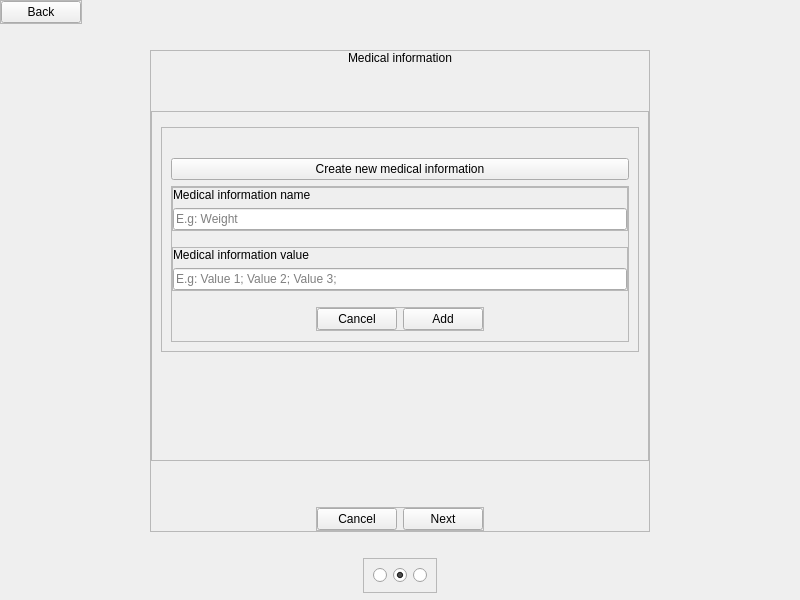
<?xml version="1.0" encoding="UTF-8"?>
<ui version="4.0">
 <class>add_patient_mi</class>
 <widget class="QWidget" name="add_patient_mi">
  <property name="enabled">
   <bool>true</bool>
  </property>
  <property name="geometry">
   <rect>
    <x>0</x>
    <y>0</y>
    <width>800</width>
    <height>600</height>
   </rect>
  </property>
  <property name="windowTitle">
   <string>Loggin</string>
  </property>
  <property name="styleSheet">
   <string notr="true"/>
  </property>
  <layout class="QVBoxLayout" name="verticalLayout">
   <property name="leftMargin">
    <number>0</number>
   </property>
   <property name="topMargin">
    <number>0</number>
   </property>
   <property name="rightMargin">
    <number>0</number>
   </property>
   <property name="bottomMargin">
    <number>7</number>
   </property>
   <item alignment="Qt::AlignLeft|Qt::AlignTop">
    <widget class="QFrame" name="frame_5">
     <property name="frameShape">
      <enum>QFrame::StyledPanel</enum>
     </property>
     <property name="frameShadow">
      <enum>QFrame::Raised</enum>
     </property>
     <layout class="QHBoxLayout" name="horizontalLayout">
      <property name="spacing">
       <number>0</number>
      </property>
      <property name="leftMargin">
       <number>0</number>
      </property>
      <property name="topMargin">
       <number>0</number>
      </property>
      <property name="rightMargin">
       <number>0</number>
      </property>
      <property name="bottomMargin">
       <number>0</number>
      </property>
      <item>
       <widget class="NavigatorButton" name="bt_back">
        <property name="text">
         <string>Back</string>
        </property>
       </widget>
      </item>
     </layout>
    </widget>
   </item>
   <item>
    <spacer name="verticalSpacer_3">
     <property name="orientation">
      <enum>Qt::Vertical</enum>
     </property>
     <property name="sizeType">
      <enum>QSizePolicy::Fixed</enum>
     </property>
     <property name="sizeHint" stdset="0">
      <size>
       <width>20</width>
       <height>20</height>
      </size>
     </property>
    </spacer>
   </item>
   <item alignment="Qt::AlignHCenter">
    <widget class="QFrame" name="c_center">
     <property name="minimumSize">
      <size>
       <width>500</width>
       <height>450</height>
      </size>
     </property>
     <property name="frameShape">
      <enum>QFrame::StyledPanel</enum>
     </property>
     <property name="frameShadow">
      <enum>QFrame::Raised</enum>
     </property>
     <layout class="QVBoxLayout" name="verticalLayout_2">
      <property name="leftMargin">
       <number>0</number>
      </property>
      <property name="topMargin">
       <number>0</number>
      </property>
      <property name="rightMargin">
       <number>0</number>
      </property>
      <property name="bottomMargin">
       <number>0</number>
      </property>
      <item alignment="Qt::AlignHCenter">
       <widget class="Label" name="lb_title">
        <property name="text">
         <string>Medical information</string>
        </property>
       </widget>
      </item>
      <item>
       <spacer name="verticalSpacer_2">
        <property name="orientation">
         <enum>Qt::Vertical</enum>
        </property>
        <property name="sizeType">
         <enum>QSizePolicy::Fixed</enum>
        </property>
        <property name="sizeHint" stdset="0">
         <size>
          <width>20</width>
          <height>40</height>
         </size>
        </property>
       </spacer>
      </item>
      <item>
       <widget class="QScrollArea" name="scrollArea">
        <property name="widgetResizable">
         <bool>true</bool>
        </property>
        <widget class="QWidget" name="scrollAreaWidgetContents">
         <property name="geometry">
          <rect>
           <x>0</x>
           <y>0</y>
           <width>496</width>
           <height>327</height>
          </rect>
         </property>
         <layout class="QVBoxLayout" name="verticalLayout_3">
          <item>
           <widget class="QFrame" name="c_medical_information">
            <property name="frameShape">
             <enum>QFrame::StyledPanel</enum>
            </property>
            <property name="frameShadow">
             <enum>QFrame::Raised</enum>
            </property>
           </widget>
          </item>
          <item alignment="Qt::AlignBottom">
           <widget class="QFrame" name="c_create_new_mi">
            <property name="frameShape">
             <enum>QFrame::StyledPanel</enum>
            </property>
            <property name="frameShadow">
             <enum>QFrame::Raised</enum>
            </property>
            <layout class="QVBoxLayout" name="verticalLayout_4">
             <property name="topMargin">
              <number>30</number>
             </property>
             <item>
              <widget class="Button" name="bt_create_new_mi">
               <property name="text">
                <string>Create new medical information</string>
               </property>
              </widget>
             </item>
             <item>
              <widget class="QFrame" name="c_new_mi">
               <property name="enabled">
                <bool>true</bool>
               </property>
               <property name="frameShape">
                <enum>QFrame::StyledPanel</enum>
               </property>
               <property name="frameShadow">
                <enum>QFrame::Raised</enum>
               </property>
               <layout class="QVBoxLayout" name="verticalLayout_5">
                <property name="spacing">
                 <number>16</number>
                </property>
                <property name="leftMargin">
                 <number>0</number>
                </property>
                <property name="topMargin">
                 <number>0</number>
                </property>
                <property name="rightMargin">
                 <number>0</number>
                </property>
                <property name="bottomMargin">
                 <number>10</number>
                </property>
                <item>
                 <widget class="QFrame" name="c_new_mi_name">
                  <property name="frameShape">
                   <enum>QFrame::StyledPanel</enum>
                  </property>
                  <property name="frameShadow">
                   <enum>QFrame::Raised</enum>
                  </property>
                  <layout class="QVBoxLayout" name="verticalLayout_6">
                   <property name="leftMargin">
                    <number>0</number>
                   </property>
                   <property name="topMargin">
                    <number>0</number>
                   </property>
                   <property name="rightMargin">
                    <number>0</number>
                   </property>
                   <property name="bottomMargin">
                    <number>0</number>
                   </property>
                   <item>
                    <widget class="Label" name="lb_new_mi_name">
                     <property name="text">
                      <string>Medical information name</string>
                     </property>
                    </widget>
                   </item>
                   <item>
                    <widget class="LineEdit" name="i_new_mi_name">
                     <property name="placeholderText">
                      <string>E.g: Weight</string>
                     </property>
                    </widget>
                   </item>
                  </layout>
                 </widget>
                </item>
                <item>
                 <widget class="QFrame" name="c_new_mi_value">
                  <property name="frameShape">
                   <enum>QFrame::StyledPanel</enum>
                  </property>
                  <property name="frameShadow">
                   <enum>QFrame::Raised</enum>
                  </property>
                  <layout class="QVBoxLayout" name="verticalLayout_7">
                   <property name="leftMargin">
                    <number>0</number>
                   </property>
                   <property name="topMargin">
                    <number>0</number>
                   </property>
                   <property name="rightMargin">
                    <number>0</number>
                   </property>
                   <property name="bottomMargin">
                    <number>0</number>
                   </property>
                   <item>
                    <widget class="Label" name="lb_new_mi_value">
                     <property name="text">
                      <string>Medical information value</string>
                     </property>
                    </widget>
                   </item>
                   <item>
                    <widget class="LineEdit" name="i_new_mi_value">
                     <property name="placeholderText">
                      <string>E.g: Value 1; Value 2; Value 3;</string>
                     </property>
                    </widget>
                   </item>
                  </layout>
                 </widget>
                </item>
                <item alignment="Qt::AlignHCenter|Qt::AlignBottom">
                 <widget class="QFrame" name="frame">
                  <property name="frameShape">
                   <enum>QFrame::StyledPanel</enum>
                  </property>
                  <property name="frameShadow">
                   <enum>QFrame::Raised</enum>
                  </property>
                  <layout class="QHBoxLayout" name="horizontalLayout_2">
                   <property name="leftMargin">
                    <number>0</number>
                   </property>
                   <property name="topMargin">
                    <number>0</number>
                   </property>
                   <property name="rightMargin">
                    <number>0</number>
                   </property>
                   <property name="bottomMargin">
                    <number>0</number>
                   </property>
                   <item>
                    <widget class="Button" name="bt_cancel_new_mi">
                     <property name="text">
                      <string>Cancel</string>
                     </property>
                    </widget>
                   </item>
                   <item>
                    <widget class="Button" name="bt_add_new_mi">
                     <property name="text">
                      <string>Add</string>
                     </property>
                    </widget>
                   </item>
                  </layout>
                 </widget>
                </item>
               </layout>
              </widget>
             </item>
            </layout>
           </widget>
          </item>
          <item>
           <spacer name="verticalSpacer_5">
            <property name="orientation">
             <enum>Qt::Vertical</enum>
            </property>
            <property name="sizeHint" stdset="0">
             <size>
              <width>20</width>
              <height>40</height>
             </size>
            </property>
           </spacer>
          </item>
         </layout>
        </widget>
       </widget>
      </item>
      <item>
       <spacer name="verticalSpacer">
        <property name="orientation">
         <enum>Qt::Vertical</enum>
        </property>
        <property name="sizeType">
         <enum>QSizePolicy::Fixed</enum>
        </property>
        <property name="sizeHint" stdset="0">
         <size>
          <width>20</width>
          <height>40</height>
         </size>
        </property>
       </spacer>
      </item>
      <item alignment="Qt::AlignHCenter">
       <widget class="QFrame" name="c_buttons">
        <property name="frameShape">
         <enum>QFrame::StyledPanel</enum>
        </property>
        <property name="frameShadow">
         <enum>QFrame::Raised</enum>
        </property>
        <layout class="QHBoxLayout" name="horizontalLayout_3">
         <property name="leftMargin">
          <number>0</number>
         </property>
         <property name="topMargin">
          <number>0</number>
         </property>
         <property name="rightMargin">
          <number>0</number>
         </property>
         <property name="bottomMargin">
          <number>0</number>
         </property>
         <item>
          <widget class="Button" name="bt_cancel">
           <property name="text">
            <string>Cancel</string>
           </property>
          </widget>
         </item>
         <item>
          <widget class="Button" name="bt_next">
           <property name="text">
            <string>Next</string>
           </property>
          </widget>
         </item>
        </layout>
       </widget>
      </item>
     </layout>
    </widget>
   </item>
   <item>
    <spacer name="verticalSpacer_4">
     <property name="orientation">
      <enum>Qt::Vertical</enum>
     </property>
     <property name="sizeType">
      <enum>QSizePolicy::Fixed</enum>
     </property>
     <property name="sizeHint" stdset="0">
      <size>
       <width>20</width>
       <height>20</height>
      </size>
     </property>
    </spacer>
   </item>
   <item alignment="Qt::AlignHCenter|Qt::AlignVCenter">
    <widget class="QFrame" name="frame_3">
     <property name="frameShape">
      <enum>QFrame::StyledPanel</enum>
     </property>
     <property name="frameShadow">
      <enum>QFrame::Raised</enum>
     </property>
     <layout class="QHBoxLayout" name="horizontalLayout_4">
      <item>
       <widget class="QRadioButton" name="i_add_patient_view">
        <property name="text">
         <string/>
        </property>
       </widget>
      </item>
      <item>
       <widget class="QRadioButton" name="i_add_patient_mi_view">
        <property name="text">
         <string/>
        </property>
        <property name="checked">
         <bool>true</bool>
        </property>
       </widget>
      </item>
      <item>
       <widget class="QRadioButton" name="i_add_patient_preview_view">
        <property name="text">
         <string/>
        </property>
       </widget>
      </item>
     </layout>
    </widget>
   </item>
  </layout>
 </widget>
 <customwidgets>
  <customwidget>
   <class>LineEdit</class>
   <extends>QLineEdit</extends>
   <header>.promoted.line_edit</header>
  </customwidget>
  <customwidget>
   <class>Label</class>
   <extends>QLabel</extends>
   <header>.promoted.label</header>
  </customwidget>
  <customwidget>
   <class>NavigatorButton</class>
   <extends>QPushButton</extends>
   <header location="global">.promoted.navigator_button</header>
  </customwidget>
  <customwidget>
   <class>Button</class>
   <extends>QPushButton</extends>
   <header>.promoted.button</header>
  </customwidget>
 </customwidgets>
 <resources/>
 <connections/>
</ui>
